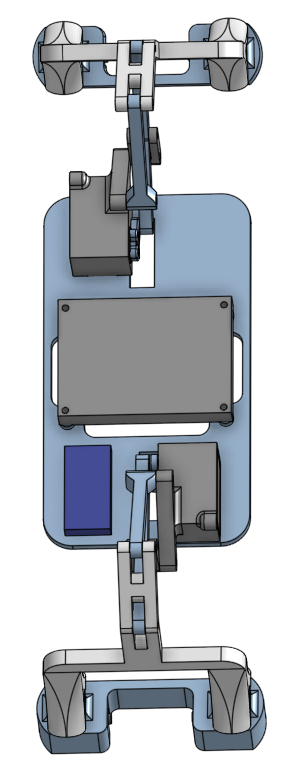
#> input picture Code/GUI/CPU_robot.png, 286 x 772 px; its folder holds only this picture in this run
$ python -i CPU_GUI_FINAL.py   (imports and definitions only)
#> lines starting #> are read from the running program, lines starting #| are printed output that depends on the picture
from tkinter import *
from tkinter import messagebox
from PIL import Image, ImageTk

import socket
import struct
import time


# Changer pour l'adresse mac de l'appareil utilise
sensorMACAddress = '80:7d:3a:b9:33:e2'
port = 1

# Creation du socket pour la communication bluetooth
# [1 line that did not run here, left out]


# [8 lines not run here, left out]


# [78 lines left out: functions macbinaire, config_bloc_envoi, modif_parite, reconnect, not called in this run]


#Configuration de la fenetre du GUI
# [7 lines not run here, left out]

# [1 line that did not run here, left out]
# [1 line that did not run here, left out]

# [2 lines not run here, left out]

# Variables pour la gestion du GUI
etat_electroTop = False
etat_electroMid = False
etat_electroBas = False
etat_patteAvant = False
etat_corps = False
etat_patteArriere = False
etape_actuelle = 0
electro_actives = 2
en_action = False

def show_frame(frame):
    frame.tkraise()

def show_manual(frame):
    if en_action:
        messagebox.showerror('Action impossible', "Le robot est déjà en action!", icon='error')
    else:
        reset_manual()
        frame.tkraise()

#WINDOW MANUAL
# [17 lines left out: function ajout_logo, not called in this run]

def ajout_image(path,row,column,ratio,stick,rowspan=2,padx=0,pady=0):
    '''
    Permet d'ajouter une image dans la fenetre manuelle
    INPUTS:
        path: Le path de l'image
        row: Ligne de la 'grid' de la fenetre ou sera affiche l'image
        column: Colonne de la 'grid' de la fenetre ou sera affiche l'image
        ratio: Ratio de reduction de l'image
        stick: Encrage dans la position de la 'grid' entree
        rowspan: Etalement de l'image sur plusieurs positions de la 'grid'
        padx: Espacement en x
        pady: Espacement en y
    OUTPUT:
        img_lbl: Instance de la class Label associee a l'image
    '''
    img = Image.open(path)
    img = img.resize((int(img.size[0]/ratio),int(img.size[1]/ratio)))
    img = ImageTk.PhotoImage(img)
    img_label = Label(manual_win,image=img, bg="white")
    img_label.image = img
    img_label.grid(column=column, row=row, rowspan=rowspan, sticky=stick, padx=padx, pady=pady)
    return img_label

# [23 lines left out: function ajout_icone, not called in this run]

def reset_manual():
    '''
    Permet de reinitialiser les etats et les images de la fenetre manuelle
    INPUT:
        Aucun input
    OUTPUT:
        Aucun output
    '''
    ratio = 5
    #reset des etats
    global etat_electroTop
    global etat_electroMid
    global etat_electroBas
    global etat_patteAvant
    global etat_corps
    global etat_patteArriere
    global etape_actuelle

    etat_electroTop = True
    etat_electroMid = False
    etat_electroBas = True
    etat_patteAvant = False
    etat_corps = False
    etat_patteArriere = False
    etape_actuelle = 0

    #image top
    image_top = Image.open('./topDesacVert.png')
    image_top = image_top.resize((int(image_top.size[0]/ratio),int(image_top.size[1]/ratio)))
    manual_win.new_imageT1 = ImageTk.PhotoImage(image_top)
    topimg.configure(image=manual_win.new_imageT1)
    #image mid
    image_mid = Image.open('./midDesacRouge.png')
    image_mid = image_mid.resize((int(image_mid.size[0]/ratio),int(image_mid.size[1]/ratio)))
    manual_win.new_imageT2 = ImageTk.PhotoImage(image_mid)
    midimg.configure(image=manual_win.new_imageT2)
    #image bas
    image_bas = Image.open('./basDesacVert.png')
    image_bas = image_bas.resize((int(image_bas.size[0]/ratio),int(image_bas.size[1]/ratio)))
    manual_win.new_imageT3 = ImageTk.PhotoImage(image_bas)
    basimg.configure(image=manual_win.new_imageT3)

# [282 lines left out: functions chg_electroTop, chg_electroMid, chg_electroBas, move_patteAvant, move_Corps, move_patteArriere, not called in this run]

#Partie du haut
# [1 line that did not run here, left out]
# [1 line not run here, left out]

#Partie Centrale
# [1 line that did not run here, left out]
# [3 lines not run here, left out]
# [1 line that did not run here, left out]
# [1 line not run here, left out]
# [1 line that did not run here, left out]
# [1 line that did not run here, left out]
# [1 line that did not run here, left out]

# [1 line that did not run here, left out]
# [1 line not run here, left out]

# [1 line that did not run here, left out]
# [1 line not run here, left out]

# [1 line that did not run here, left out]
# [1 line not run here, left out]

# [1 line that did not run here, left out]
# [1 line not run here, left out]

# [1 line that did not run here, left out]
# [1 line not run here, left out]

# [1 line that did not run here, left out]
# [1 line not run here, left out]

# [1 line that did not run here, left out]
# [1 line not run here, left out]

# Textbox input terminal
# [1 line that did not run here, left out]
# [2 lines not run here, left out]

# AUTOMATIC
# [76 lines left out: functions arret, sequence, etapes, not called in this run]

def ajout_image_auto(path,row,column,ratio,stick=NW,rowspan=1,padx=20,pady=0):
    '''
    Permet d'ajouter une image dans la fenetre automatique
    INPUTS:
        path: Le path de l'image
        row: Ligne de la 'grid' de la fenetre ou sera affiche l'image
        column: Colonne de la 'grid' de la fenetre ou sera affiche l'image
        ratio: Ratio de reduction de l'image
        stick: Encrage dans la position de la 'grid' entree
        rowspan: Etalement de l'image sur plusieurs positions de la 'grid'
        padx: Espacement en x
        pady: Espacement en y
    OUTPUT:
        img_name: Instance de la class Label associee a l'image
    '''
    img = Image.open(path)
    img = img.resize((int(img.size[0]/ratio),int(img.size[1]/ratio)))
    img = ImageTk.PhotoImage(img)
    img_name = Label(auto_win,image=img, bg="white")
    img_name.image = img
    img_name.grid(column=column, row=row, rowspan=rowspan, sticky=stick, padx=padx, pady=pady)
    return img_name

def ajout_icone_auto(url, row, column, stick, funct,height=310, width=130,ratiox=2.2,ratioy=1.5,rowspan=1):
    '''
    Permet d'ajouter un icone dans la fenetre automatique. Un icone est un bouton avec une image pour le representer
    INPUTS:
        path: Le path de l'image de l'icone
        row: Ligne de la 'grid' de la fenetre ou sera affiche l'icone
        column: Colonne de la 'grid' de la fenetre ou sera affiche l'icone
        stick: Encrage dans la position de la 'grid' entree
        funct: Fonction appelee lors de l'appui de l'icone
        height = Hauteur du bouton
        width = Largeur du bouton
        ratio: Ratio de reduction de l'image
    OUTPUT:
        icon_label: Instance de la class Button associee a l'icone
    '''
    icon = Image.open(url)
    icon = icon.resize((int(icon.size[0]/ratiox),int(icon.size[1]/ratioy)))
    l_button = int(icon.size[0]/3)+5
    h_button = int(icon.size[1]/3)+5
    icon = ImageTk.PhotoImage(icon)
    icon_label = Button(auto_win,image=icon, command=funct, width=width, height=height)
    icon_label.image = icon
    icon_label.grid(column=column, row=row, sticky=stick,rowspan=rowspan)
    return icon_label

# [53 lines left out: function avancer_auto, not called in this run]

#Partie du haut
# [1 line that did not run here, left out]
# [1 line not run here, left out]

#Partie Centrale
# [1 line that did not run here, left out]
# [4 lines not run here, left out]
# [1 line that did not run here, left out]
# [2 lines not run here, left out]

# [1 line that did not run here, left out]
# [1 line that did not run here, left out]
# [1 line not run here, left out]

# [1 line that did not run here, left out]
# [1 line that did not run here, left out]
# [1 line not run here, left out]

# [1 line that did not run here, left out]
# [1 line that did not run here, left out]
# [1 line not run here, left out]

# [1 line that did not run here, left out]

# [1 line that did not run here, left out]
# [1 line not run here, left out]

# [1 line that did not run here, left out]
# [1 line that did not run here, left out]
# [1 line not run here, left out]

# [1 line that did not run here, left out]
# [2 lines not run here, left out]
# [1 line that did not run here, left out]
# [1 line not run here, left out]

# [1 line that did not run here, left out]
# [1 line not run here, left out]

# Textbox input terminal
# [1 line that did not run here, left out]
# [6 lines not run here, left out]

>>> import cv2
>>> picture = cv2.imread('CPU_robot.png', cv2.IMREAD_GRAYSCALE)
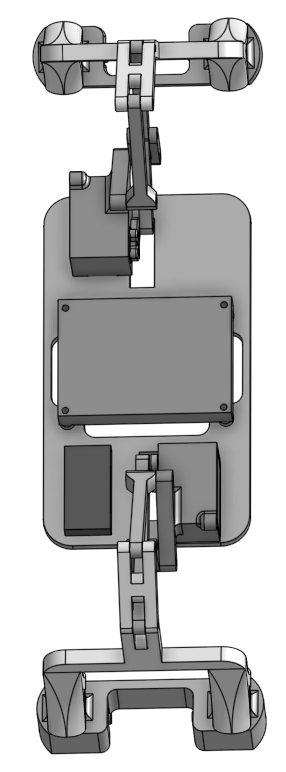
#> picture: shape (772, 286); min 0, max 255, mean 192.8
#> (the run stopped early here; a loop or call above may not have finished)

$ run again, on Code/GUI/basActifRouge.png
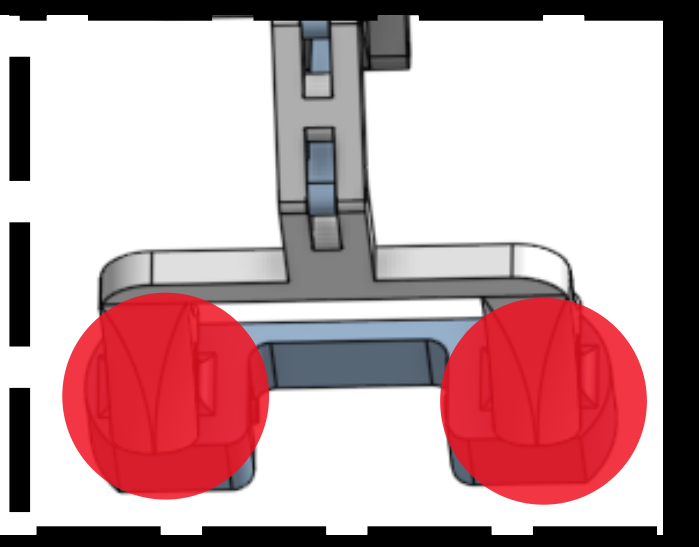
#> input picture Code/GUI/basActifRouge.png, 699 x 547 px
#> `picture = cv2.imread('CPU_robot.png', cv2.IMREAD_GRAYSCALE)`:
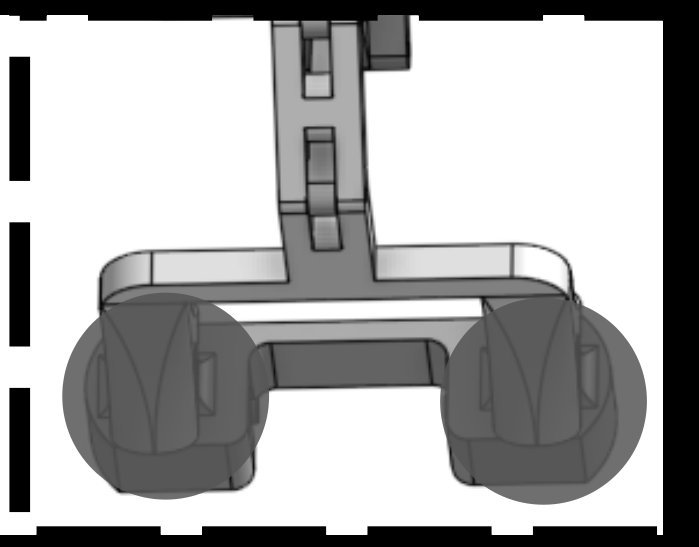
#> picture: shape (547, 699); min 0, max 255, mean 171

$ run again, on Code/GUI/basActifVert.png
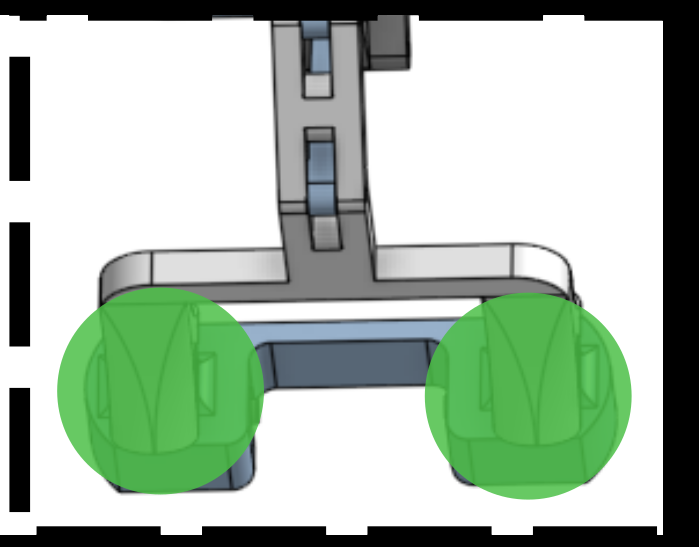
#> input picture Code/GUI/basActifVert.png, 699 x 547 px
#> `picture = cv2.imread('CPU_robot.png', cv2.IMREAD_GRAYSCALE)`:
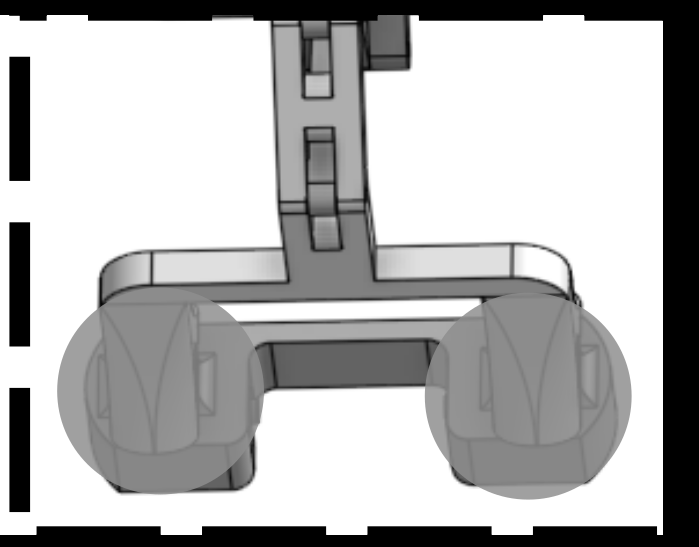
#> picture: shape (547, 699); min 0, max 255, mean 180.1

$ run again, on Code/GUI/basDesacRouge.png
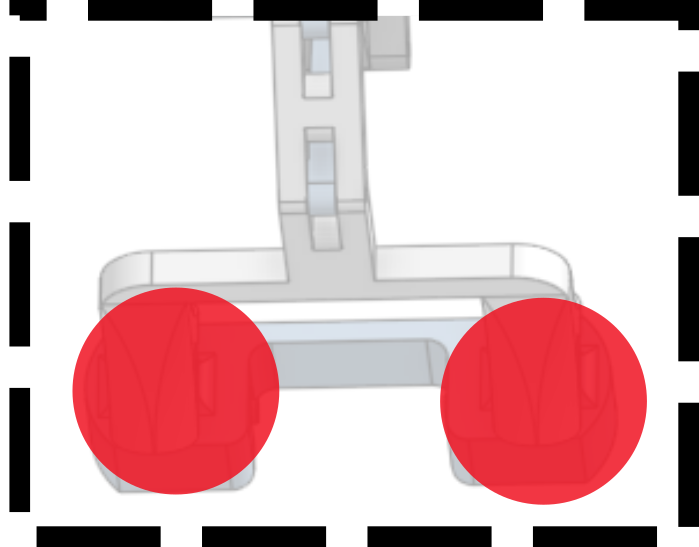
#> input picture Code/GUI/basDesacRouge.png, 699 x 547 px
#> in ajout_image, img is the input picture: PIL image 699x547 RGBA; mean R, G, B, A 216.3, 183.6, 186.2, 248.9
#> in ajout_image (call 3), `img = img.resize((int(img.size[0]/ratio),int(img.size[1]/ratio)))`:
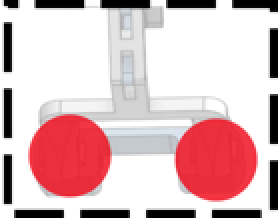
#> img: PIL image 139x109 RGBA (shown 2 times larger); mean R, G, B, A 217.5, 184.7, 187.3, 248.9; transparent parts drawn white
#> `picture = cv2.imread('CPU_robot.png', cv2.IMREAD_GRAYSCALE)`:
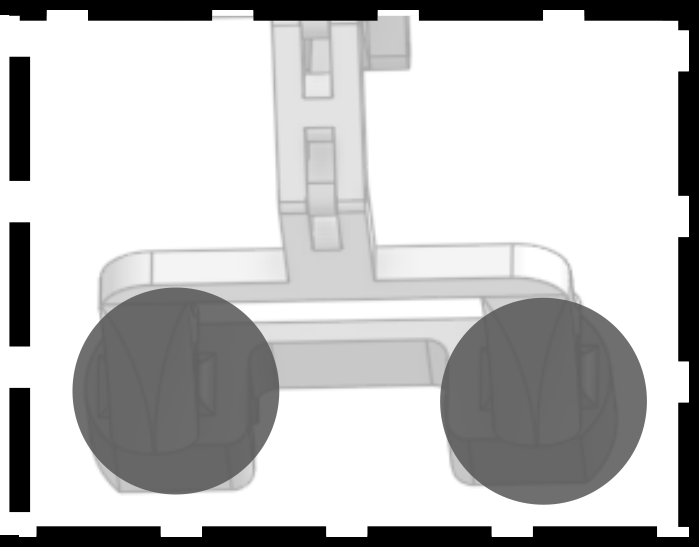
#> picture: shape (547, 699); min 0, max 255, mean 193.5
